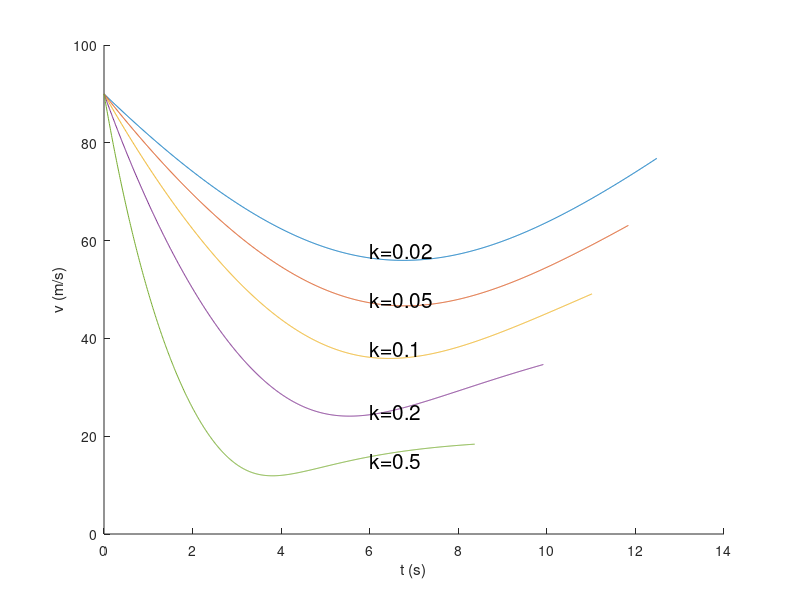

This figure's MATLAB source:
clear all;
clc;
a=pi/4;
k(1)=0.02;
k(2)=0.05;
k(3)=0.1;
k(4)=0.2;
k(5)=0.5;
dt=0.01;
g=9.8;
hold on;
%axis([-25,450,0,275]);
    vx(1)=90*cos(a);
    vy(1)=90*sin(a);
    v1(1)=90;
    y1(1)=0;
    for i=1:1:110000
        vx(i+1)=vx(i)-k(1)*vx(i)*dt;
        vy(i+1)=vy(i)-(g+k(1)*vy(i))*dt;
        v1(i)=sqrt(vx(i)^2+vy(i)^2);
        y1(i+1)=y1(i)+vy(i)*dt;
        if y1(i)<0;
            break;
        end
    end
    plot(0:0.01:12.48,v1);
    vx(1)=90*cos(a);
    vy(1)=90*sin(a);
    v2(1)=90;
    y1(1)=0;
    for i=1:1:110000
        vx(i+1)=vx(i)-k(2)*vx(i)*dt;
        vy(i+1)=vy(i)-(g+k(2)*vy(i))*dt;
        v2(i)=sqrt(vx(i)^2+vy(i)^2);
        y1(i+1)=y1(i)+vy(i)*dt;
        if y1(i)<0;
            break;
        end
    end
    plot(0:0.01:11.84,v2);
    vx(1)=90*cos(a);
    vy(1)=90*sin(a);
    v3(1)=90;
    y1(1)=0;
    for i=1:1:110000
        vx(i+1)=vx(i)-k(3)*vx(i)*dt;
        vy(i+1)=vy(i)-(g+k(3)*vy(i))*dt;
        v3(i)=sqrt(vx(i)^2+vy(i)^2);
        y1(i+1)=y1(i)+vy(i)*dt;
        if y1(i)<0;
            break;
        end
    end
    plot(0:0.01:11.02,v3);
    vx(1)=90*cos(a);
    vy(1)=90*sin(a);
    v4(1)=90;
    y1(1)=0;
    for i=1:1:110000
        vx(i+1)=vx(i)-k(4)*vx(i)*dt;
        vy(i+1)=vy(i)-(g+k(4)*vy(i))*dt;
        v4(i)=sqrt(vx(i)^2+vy(i)^2);
        y1(i+1)=y1(i)+vy(i)*dt;
        if y1(i)<0;
            break;
        end
    end
    plot(0:0.01:9.92,v4);
    vx(1)=90*cos(a);
    vy(1)=90*sin(a);
    v5(1)=90;
    y1(1)=0;
    for i=1:1:110000
        vx(i+1)=vx(i)-k(5)*vx(i)*dt;
        vy(i+1)=vy(i)-(g+k(5)*vy(i))*dt;
        v5(i)=sqrt(vx(i)^2+vy(i)^2);
        y1(i+1)=y1(i)+vy(i)*dt;
        if y1(i)<0;
            break;
        end
    end
    plot(0:0.01:8.37,v5);
txt1 = text(6,15,'k=0.5','fontsize',15);
txt2 = text(6,25,'k=0.2','fontsize',15);
txt3 = text(6,38,'k=0.1','fontsize',15);
txt4 = text(6,48,'k=0.05','fontsize',15);
txt5 = text(6,58,'k=0.02','fontsize',15);
xlabel('t (s)');
ylabel('v (m/s)');